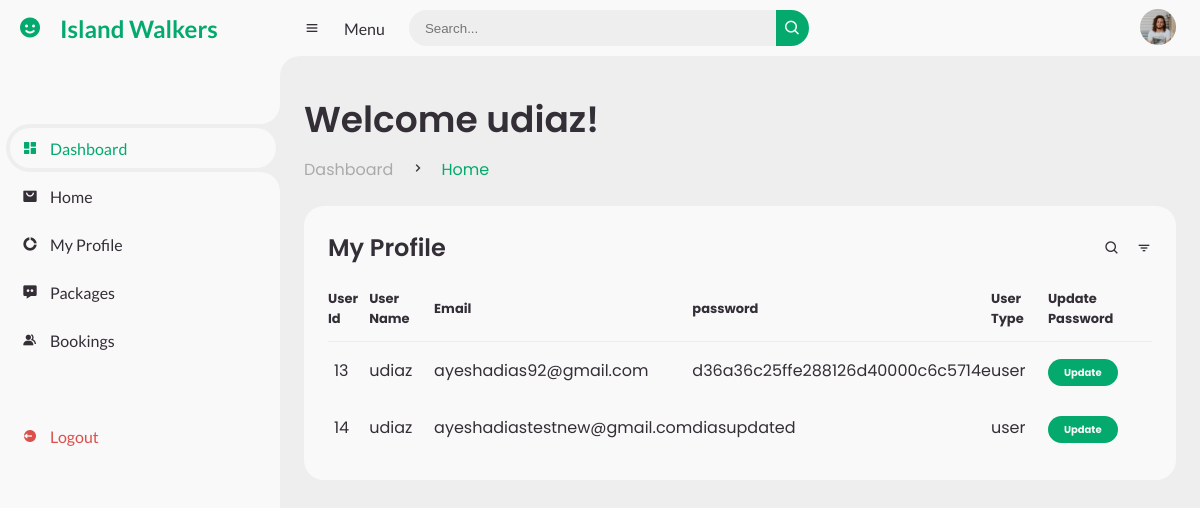
Page /dashboard/myprofile.php (signed in) on the committed database.
### tables this page shows
CREATE TABLE `users` (
  `id` int(11) NOT NULL,
  `username` varchar(255) NOT NULL,
  `email` varchar(255) NOT NULL,
  `password` varchar(255) NOT NULL,
  `user_type` varchar(10) NOT NULL
);

### dashboard/myprofile.php (the view, shortened to what this page needs)
<?php
include '..\dbconnection\dbconnect.php';
?>
<!DOCTYPE html>
<html lang="en">
<head>
    <link href='https://unpkg.com/boxicons@2.0.9/css/boxicons.min.css' rel='stylesheet'>
    <link rel="stylesheet" href="style.css">
</head>
<body>
    <section id="sidebar">
        <a href="..\index.php" class="brand">
            <i class='bx bxs-smile'></i>
            <span class="text">Island Walkers</span>
        </a>
        <ul class="side-menu top">
            <li class="active">
                <a href="userpanel.php">
                    <i class='bx bxs-dashboard'></i>
                    <span class="text">Dashboard</span>
                </a>
            </li>
            <li>
                <a href="..\index.php">
                    <i class='bx bxs-shopping-bag-alt'></i>
                    <span class="text">Home</span>
                </a>
            </li>
            <li>
                <a href="myprofile.php">
                    <i class='bx bxs-doughnut-chart'></i>
                    <span class="text">My Profile</span>
                </a>
            </li>
            <li>
                <a href="userpackages.php">
                    <i class='bx bxs-message-dots'></i>
                    <span class="text">Packages</span>
                </a>
            </li>
            <li>
                <a href="userbookings.php">
                    <i class='bx bxs-group'></i>
                    <span class="text">Bookings</span>
                </a>
            </li>
        </ul>
        <ul class="side-menu">
            <li>
                <a href="logout.php" class="logout">
                    <i class='bx bxs-log-out-circle'></i>
                    <span class="text">Logout</span>
                </a>
            </li>
        </ul>
    </section>
    <section id="content">
        <nav>
            <i class='bx bx-menu'></i>
            <a href="#" class="nav-link">Menu</a>
            <form action="#">
                <div class="form-input">
                    <input type="search" placeholder="Search...">
                    <button type="submit" class="search-btn"><i class='bx bx-search'></i></button>
                </div>
            </form>
            <a href="#" class="profile">
                <img src="img/people.png">
            </a>
        </nav>
        <main>
            <div class="head-title">
                <div class="left">
                    <h1>Welcome <?php echo $_SESSION['username'];
                                ?>!</h1>
                    <ul class="breadcrumb">
                        <li>
                            <a href="#">Dashboard</a>
                        </li>
                        <li><i class='bx bx-chevron-right'></i></li>
                        <li>
                            <a class="active" href="#">Home</a>
                        </li>
                    </ul>
                </div>
            </div>
            <div class="table-data">
                <div class="order">
                    <div class="head">
                        <h3>My Profile</h3>
                        <i class='bx bx-search'></i>
                        <i class='bx bx-filter'></i>
                    </div>
                    <?php
                    $sql = "SELECT * from users WHERE username='$_SESSION[username]'";
                    $result = $conn->query($sql);
                    if ($result->num_rows > 0) {
                        echo "
                                <table>
                                    <thead>
                                     <tr>
                                        <th>User Id</th>
                                        <th>User Name</th>
                                        <th>Email</th>
                                        <th>password</th>
                                        <th>User Type</th>
                                        <th>Update Password</th>
                                     </tr>
                                    </thead>";
                        while ($row = $result->fetch_assoc()) {
                            echo "
                                    <tbody>
                                    <tr>
                                    <td>" . $row["id"] . "</td>
                                    <td>" . $row["username"] . "</td>
                                    <td>" . $row["email"] . "</td>
                                    <td>" . $row["password"] . "</td>
                                    <td>" . $row["user_type"] . "</td>
                                    <td><a href='..\userdetailformuser.php?id=". $row["id"] . "' span class='status completed'>Update</span></td>
                                    </tr>";
                        }
                    }
                    ?>
                    </tbody>
                    </table>
                </div>
            </div>
        </main>
    </section>
</body>
</html>

### rows in the picture
users: id "13", username "udiaz", email "ayeshadias92@gmail.com", password "d36a36c25ffe288126d40000c6c5714e", user_type "user"
users: id "14", username "udiaz", email "ayeshadiastestnew@gmail.com", password "diasupdated", user_type "user"

### other values in the picture
$_SESSION['username'] "udiaz"
